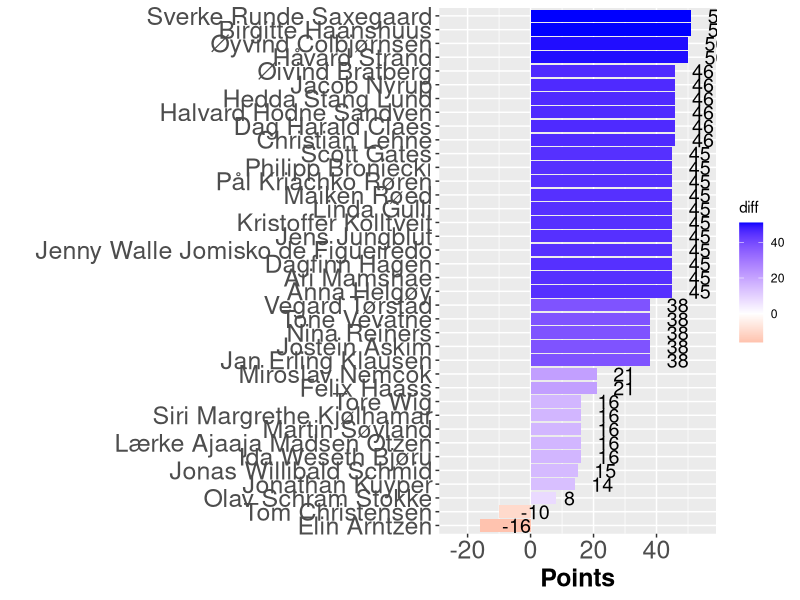

Recreate this plot in R.
## ---- chunk 1

library(tidyverse)
library(igraph)
library(readxl)
library(knitr)

knitr::opts_chunk$set(out.width = "100%")

## ---- chunk 2
#| warning: false

invisible(capture.output(Sys.setlocale()))
nettverk <- readr::read_delim("res1.csv", delim=";", locale = locale(encoding = "Latin1"))

leaderboard <- tibble::as_tibble(nettverk)

leaderboard <- leaderboard %>% arrange_at(ncol(.), desc)

hbar<-leaderboard 
hbar$f<-0
colnames(hbar) <- c("x", "y", "f")
hbar$diff<-hbar$y-hbar$f

invisible(capture.output(Sys.setlocale()))

ggplot(hbar, aes(x=reorder(x, y), y=y, fill = diff )) + 
    geom_bar(stat = 'identity') + 
    scale_y_continuous(limits = c(-25, 55)) +
    coord_flip() + 
    scale_fill_gradient2(low = "red", high="blue") +
    geom_text(aes(label = y), hjust=-0.75, size = 5 ) + 
    ylab("Points") +
    xlab(" ") +
    theme(axis.text=element_text(size=18), axis.title=element_text(size=18,face="bold"))

